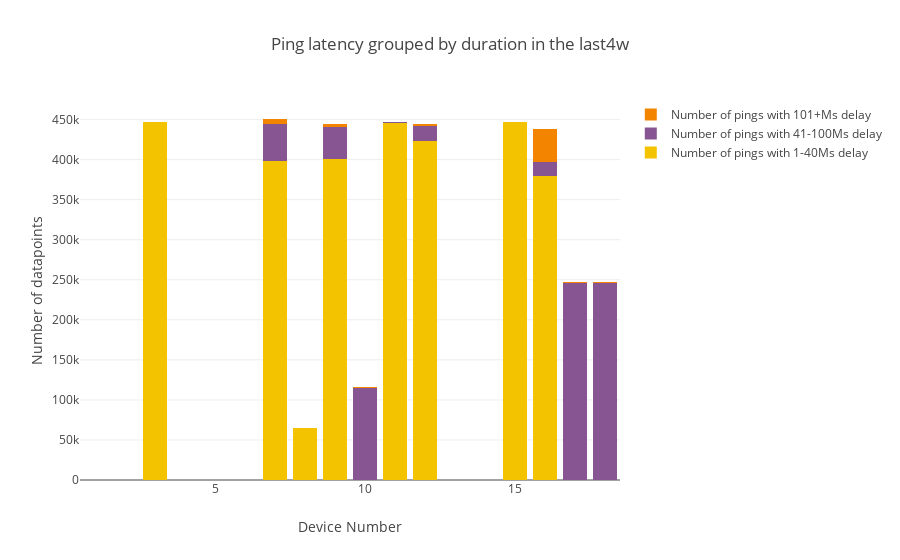

The code cell stored with this chart in its notebook:
### Code cell
combined_bar_plot_3traces(xvalues=device_numbers,
                         yvalues1=ping_group1_time,
                         yvalues2=ping_group2_time,
                         yvalues3=ping_group3_time,
                         name1="Number of pings with 1-"+str(range1)+"Ms delay",
                         name2="Number of pings with "+str(range1+1)+"-"+str(range2)+"Ms delay",
                         name3="Number of pings with "+str(range2+1)+"+Ms delay",
                         title="Ping latency grouped by duration in the last"+time_interval,
                         ytitle="Number of datapoints")

### Figure 1 — Plotly figure (JSON) as saved in the notebook; plotly's stock layout.template omitted (floating-point values rounded to 4 significant figures)
{"data": [{"marker": {"color": "F3C300"}, "name": "Number of pings with 1-40Ms delay", "type": "bar", "x": [1, 2, 3, 4, 5, 6, 7, 8, 9, 10, 11, 12, 13, 14, 15, 16, 17, 18], "y": [0, 0, 446632, 0, 0, 0, 397669, 65222, 401285, 0, 445895, 423699, 0, 0, 446847, 379322, 0, 0]}, {"marker": {"color": "875692"}, "name": "Number of pings with 41-100Ms delay", "type": "bar", "x": [1, 2, 3, 4, 5, 6, 7, 8, 9, 10, 11, 12, 13, 14, 15, 16, 17, 18], "y": [0, 0, 384, 0, 0, 0, 47011, 84, 38953, 115430, 850, 18663, 0, 0, 147, 17331, 245764, 245516]}, {"marker": {"color": "F38400"}, "name": "Number of pings with 101+Ms delay", "type": "bar", "x": [1, 2, 3, 4, 5, 6, 7, 8, 9, 10, 11, 12, 13, 14, 15, 16, 17, 18], "y": [0, 0, 1, 0, 0, 0, 6037, 0, 4751, 77, 0, 1513, 0, 0, 3, 41652, 1910, 2031]}], "layout": {"barmode": "stack", "title": "Ping latency grouped by duration in the last4w", "xaxis": {"title": "Device Number"}, "yaxis": {"title": "Number of datapoints"}}}
